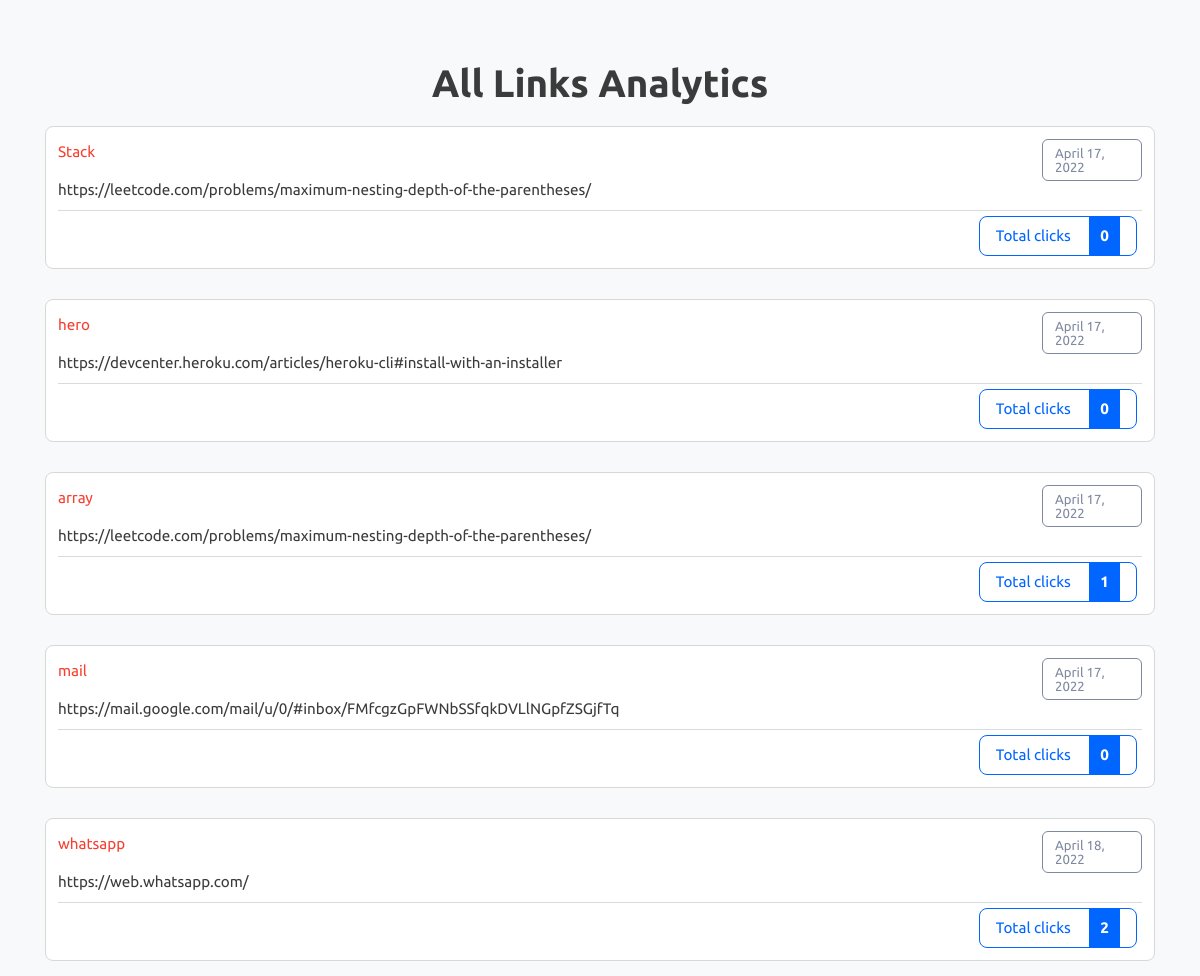
Page /all-analytics on the committed database.
### myapp/models.py (models this page shows)
class LongToShort(models.Model):
    long_url = models.URLField(max_length = 500)
    short_url = models.CharField(max_length = 50, unique = True)
    date = models.DateField(auto_now_add = True)
    clicks = models.IntegerField(default = 0)

### myapp/views.py (the view)
# urls.py: path('all-analytics', views.all_analytics),
def all_analytics(request):
    rows = LongToShort.objects.all()
    context = {
        "rows" : rows
    }
    return render(request, "all-analytics.html", context)

### myapp/templates/all-analytics.html (shortened to what this page needs)
{% load static %}
<!DOCTYPE html>
<html lang="en" class="">
<head>
	<link rel="stylesheet" href="{% static 'bootstrap.min.css' %}" type="text/css" media="screen">
	<link rel="stylesheet" href="{% static 'style.css' %}" type="text/css" media="screen">
</head>
<body class="pace-done lout_stats30">
	<main id="content" role="main" class="wyniki wyniki_all">
		<div class="container">
			<div class="row">
				<div class="col-12 page_log_in mt-0">
					<h2 class="h1" style="text-align: center;">All Links Analytics</h2>
				</div>
                {% for obj in rows %}
				<div class="url_options url_stats_o" id="1">
					<p class="data_link">{{ obj.date }}</p>
					<p class="url_link">
						{{ obj.long_url }}
					</p>
					<p id="link" class="link_element">
						<a href="/analytics/cc-ranklist" class="short_url_l" target="blank">
                            {{ obj.short_url }}	</a>
					</p>
					<div class="stats_total btn-cutt click_stats btn_norm">
						<div>Total clicks <strong class="allClicks">{{ obj.clicks }}</strong></div>
					</div>
				</div>
                {% endfor %}
			</div>
		</div>
	</main>
</body>
</html>

### rows in the picture
LongToShort: date "April 17, 2022", long_url "https://leetcode.com/problems/maximum-nesting-depth-of-the-parentheses/", short_url "Stack", clicks "0"
LongToShort: date "April 17, 2022", long_url "https://devcenter.heroku.com/articles/heroku-cli#install-with-an-installer", short_url "hero", clicks "0"
LongToShort: date "April 17, 2022", long_url "https://leetcode.com/problems/maximum-nesting-depth-of-the-parentheses/", short_url "array", clicks "1"
LongToShort: date "April 17, 2022", long_url "https://mail.google.com/mail/u/0/#inbox/FMfcgzGpFWNbSSfqkDVLlNGpfZSGjfTq", short_url "mail", clicks "0"
LongToShort: date "April 18, 2022", long_url "https://web.whatsapp.com/", short_url "whatsapp", clicks "2"
